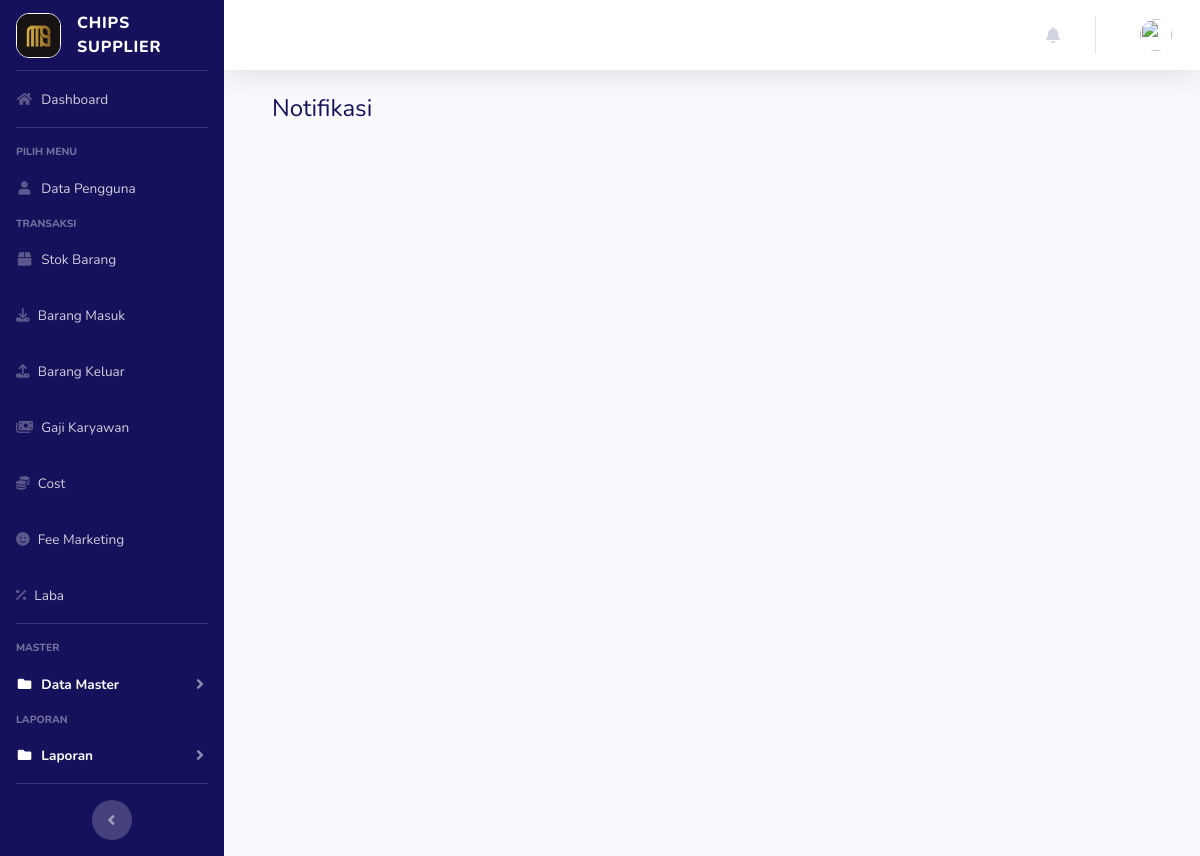
Before: /index.php?page=notifikasi (signed in) with the older database file.
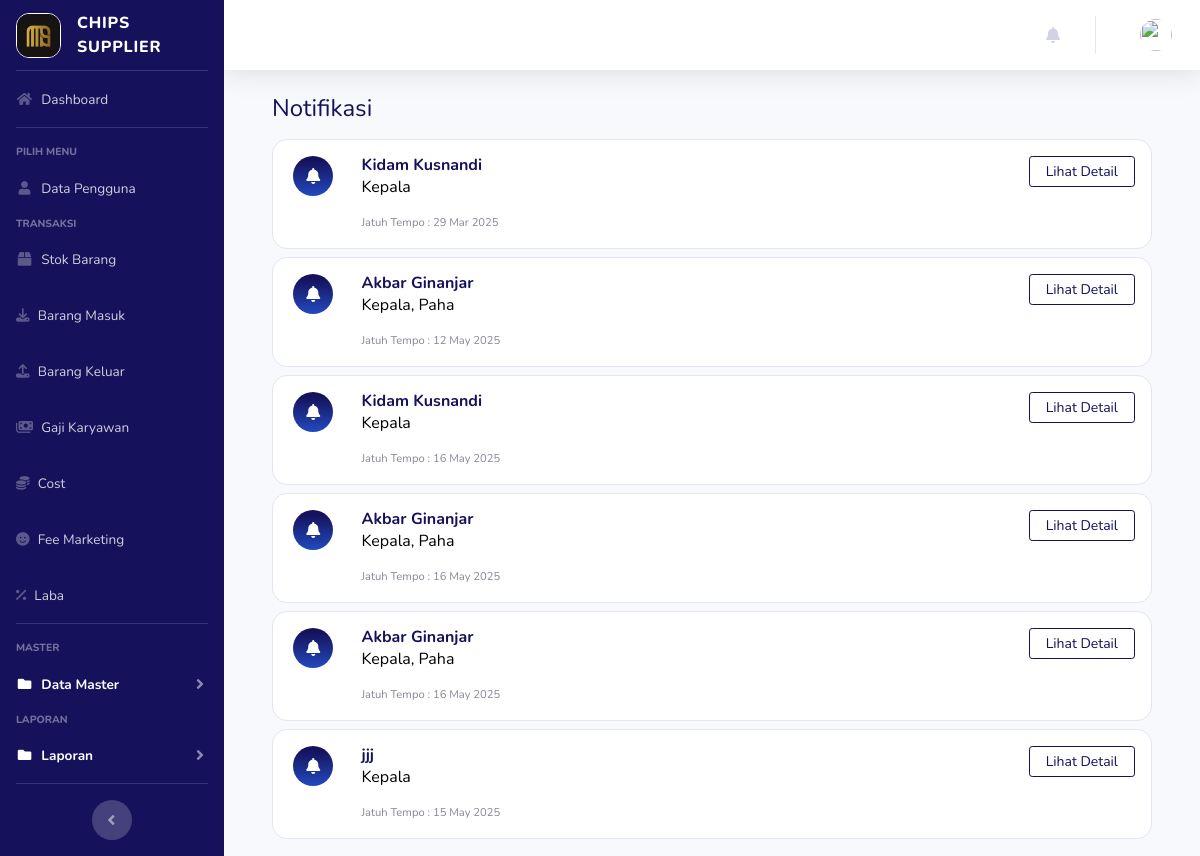
After: the same page with the newer database file.
### tables this page shows
CREATE TABLE `notifikasi` (
  `id` int NOT NULL AUTO_INCREMENT,
  `id_barang_keluar` int NOT NULL,
  `jatuh_tempo` date NOT NULL,
  `status` enum('pending','selesai') NOT NULL DEFAULT 'pending',
  PRIMARY KEY (`id`)
);

CREATE TABLE `barang_keluar` (
  `id` int NOT NULL AUTO_INCREMENT,
  `id_transaksi` varchar(100) NOT NULL,
  `tanggal` date NOT NULL,
  `total_harga_barang` bigint NOT NULL,
  `nama_konsumen` varchar(100) NOT NULL,
  `no_hp` varchar(15) NOT NULL,
  `alamat` text,
  `jatuh_tempo` date NOT NULL,
  `id_marketing` int DEFAULT NULL,
  `fee_marketing` bigint DEFAULT NULL,
  PRIMARY KEY (`id`)
);

### page/notifikasi/notifikasi.php (the view)
<div class="container mt-4">
    <h4 class="mb-3 text-primary">Notifikasi</h4>
    <?php
    $query = $koneksi->query("
    SELECT notifikasi.id, notifikasi.jatuh_tempo,
           GROUP_CONCAT(barang_keluar_items.nama_barang SEPARATOR ', ') AS nama_barang,
           barang_keluar.nama_konsumen
    FROM notifikasi
    INNER JOIN barang_keluar ON notifikasi.id_barang_keluar = barang_keluar.id
    INNER JOIN barang_keluar_items ON barang_keluar.id = barang_keluar_items.id_barang_keluar
    GROUP BY notifikasi.id
");
    while ($data = $query->fetch_assoc()) {
    ?>
        <div class="card mb-2" style="border-radius: 15px;">
            <div class="p-3">
                <div class="row">
                    <div class="col-sm-1">
                        <center>
                            <div class="icon-circle bg-gradient-primary">
                                <i class="fa-solid fa-bell text-white"></i>
                            </div>
                        </center>
                    </div>
                    <div class="col">
                        <div>
                            <h6 class="mb-0 text-primary"><b> <?= $data['nama_konsumen'] ?> </b></h6>
                            <div style="color: black;"><?= $data['nama_barang'] ?></div>
                            <div class="mb-0 mt-3 text-xs">Jatuh Tempo : <?= date("d M Y", strtotime($data['jatuh_tempo'])) ?></div>
                        </div>
                    </div>
                    <div class="col-sm">
                        <a class="btn btn-outline-primary float-right px-3 btn-sm" href="?page=notifikasi&aksi=detail&id=<?= $data['id'] ?>">Lihat Detail</a>
                    </div>
                </div>
            </div>
        </div>
    <?php } ?>
</div>

Changed rows visible on the page:
added notifikasi: id_barang_keluar.nama_konsumen "Kidam Kusnandi", nama_barang "Kepala", jatuh_tempo "29 Mar 2025"
added notifikasi: id_barang_keluar.nama_konsumen "Akbar Ginanjar", nama_barang "Kepala, Paha", jatuh_tempo "12 May 2025"
added notifikasi: id_barang_keluar.nama_konsumen "Kidam Kusnandi", nama_barang "Kepala", jatuh_tempo "16 May 2025"
added notifikasi: id_barang_keluar.nama_konsumen "Akbar Ginanjar", nama_barang "Kepala, Paha", jatuh_tempo "16 May 2025"
added notifikasi: id_barang_keluar.nama_konsumen "Akbar Ginanjar", nama_barang "Kepala, Paha", jatuh_tempo "16 May 2025"
added notifikasi: id_barang_keluar.nama_konsumen "jjj", nama_barang "Kepala", jatuh_tempo "15 May 2025"
